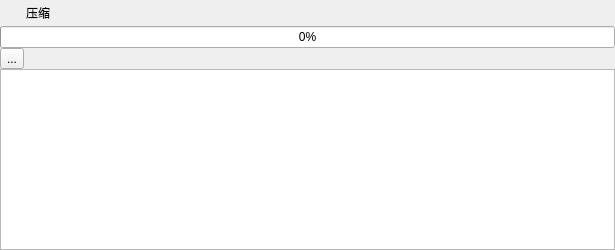
<?xml version="1.0" encoding="UTF-8"?>
<ui version="4.0">
 <class>EnCodeDialog</class>
 <widget class="QWidget" name="EnCodeDialog">
  <property name="geometry">
   <rect>
    <x>0</x>
    <y>0</y>
    <width>615</width>
    <height>250</height>
   </rect>
  </property>
  <property name="minimumSize">
   <size>
    <width>400</width>
    <height>250</height>
   </size>
  </property>
  <property name="styleSheet">
   <string notr="true">#minimizeButton {
  image: url(:/res/minimize-button1.png);
}

#minimizeButton, #maximizeButton {
  background-color: transparent;
  border-radius: 0px;
}

#minimizeButton:hover, #maximizeButton:hover {
  border-style: none;
  background-color: #80c7c7c7;
}

#minimizeButton:pressed, #maximizeButton:pressed {
  border-style: none;
  background-color: #80808080;
}

#closeButton {
  image: url(:/res/close-button1.png);
  background-color: transparent;
  border-radius: 0px;
}

#closeButton:hover {
	image: url(:/res/close-button2.png);
  border-style: none;
  background-color: #e81123;
}

#closeButton:pressed {
  image: url(:/res/close-button2.png);
  border-style: none;
  background-color: #8c0a15;
}

#fileBtn{
font: 9t &quot;华康方圆体W7(P)&quot;;
border-radius: 10px;
border-color: rgb(0, 170, 255);
background-color: rgb(170, 255, 255);
}

#fileBtn:pressed {

	background-color: rgb(170, 255, 255);
}
#startBtn{
font: 10t &quot;华康方圆体W7(P)&quot;;
border-radius: 10px;
border-color: rgb(0, 170, 255);
background-color: rgb(170, 255, 255);
}
#startBtn:pressed {
	background-color: rgb(170, 255, 255);
}</string>
  </property>
  <layout class="QGridLayout" name="gridLayout">
   <property name="leftMargin">
    <number>0</number>
   </property>
   <property name="topMargin">
    <number>0</number>
   </property>
   <property name="rightMargin">
    <number>0</number>
   </property>
   <property name="bottomMargin">
    <number>0</number>
   </property>
   <property name="spacing">
    <number>0</number>
   </property>
   <item row="0" column="0" colspan="2">
    <layout class="QHBoxLayout" name="horizontalLayout">
     <property name="spacing">
      <number>0</number>
     </property>
     <property name="sizeConstraint">
      <enum>QLayout::SetFixedSize</enum>
     </property>
     <property name="leftMargin">
      <number>0</number>
     </property>
     <item>
      <widget class="QLabel" name="ico">
       <property name="enabled">
        <bool>true</bool>
       </property>
       <property name="minimumSize">
        <size>
         <width>26</width>
         <height>26</height>
        </size>
       </property>
       <property name="maximumSize">
        <size>
         <width>26</width>
         <height>26</height>
        </size>
       </property>
       <property name="text">
        <string/>
       </property>
       <property name="pixmap">
        <pixmap resource="res.qrc">:/res/dog.jpg</pixmap>
       </property>
       <property name="scaledContents">
        <bool>true</bool>
       </property>
      </widget>
     </item>
     <item>
      <widget class="QLabel" name="label">
       <property name="styleSheet">
        <string notr="true">font: 75 12pt &quot;文泉驿等宽正黑&quot;;</string>
       </property>
       <property name="text">
        <string>压缩</string>
       </property>
      </widget>
     </item>
     <item>
      <spacer name="horizontalSpacer">
       <property name="orientation">
        <enum>Qt::Horizontal</enum>
       </property>
       <property name="sizeHint" stdset="0">
        <size>
         <width>297</width>
         <height>23</height>
        </size>
       </property>
      </spacer>
     </item>
     <item>
      <widget class="QPushButton" name="minimizeButton">
       <property name="sizePolicy">
        <sizepolicy hsizetype="Fixed" vsizetype="Fixed">
         <horstretch>0</horstretch>
         <verstretch>0</verstretch>
        </sizepolicy>
       </property>
       <property name="minimumSize">
        <size>
         <width>45</width>
         <height>26</height>
        </size>
       </property>
       <property name="maximumSize">
        <size>
         <width>45</width>
         <height>26</height>
        </size>
       </property>
       <property name="focusPolicy">
        <enum>Qt::NoFocus</enum>
       </property>
       <property name="contextMenuPolicy">
        <enum>Qt::NoContextMenu</enum>
       </property>
       <property name="toolTip">
        <string>Minimize</string>
       </property>
       <property name="iconSize">
        <size>
         <width>33</width>
         <height>26</height>
        </size>
       </property>
      </widget>
     </item>
     <item>
      <widget class="QPushButton" name="closeButton">
       <property name="sizePolicy">
        <sizepolicy hsizetype="Fixed" vsizetype="Fixed">
         <horstretch>0</horstretch>
         <verstretch>0</verstretch>
        </sizepolicy>
       </property>
       <property name="minimumSize">
        <size>
         <width>45</width>
         <height>26</height>
        </size>
       </property>
       <property name="maximumSize">
        <size>
         <width>45</width>
         <height>26</height>
        </size>
       </property>
       <property name="focusPolicy">
        <enum>Qt::NoFocus</enum>
       </property>
       <property name="contextMenuPolicy">
        <enum>Qt::NoContextMenu</enum>
       </property>
       <property name="toolTip">
        <string>Close</string>
       </property>
       <property name="iconSize">
        <size>
         <width>34</width>
         <height>26</height>
        </size>
       </property>
      </widget>
     </item>
    </layout>
   </item>
   <item row="1" column="0" rowspan="2" colspan="2">
    <layout class="QHBoxLayout" name="horizontalLayout_2">
     <item>
      <widget class="QProgressBar" name="progressBar">
       <property name="value">
        <number>0</number>
       </property>
      </widget>
     </item>
    </layout>
   </item>
   <item row="2" column="1" rowspan="2">
    <spacer name="horizontalSpacer_2">
     <property name="orientation">
      <enum>Qt::Horizontal</enum>
     </property>
     <property name="sizeHint" stdset="0">
      <size>
       <width>575</width>
       <height>20</height>
      </size>
     </property>
    </spacer>
   </item>
   <item row="3" column="0">
    <widget class="QToolButton" name="toolButton">
     <property name="text">
      <string>...</string>
     </property>
    </widget>
   </item>
   <item row="4" column="0" colspan="2">
    <widget class="QTextBrowser" name="enCodeLog"/>
   </item>
  </layout>
 </widget>
 <layoutdefault spacing="6" margin="11"/>
 <resources>
  <include location="res.qrc"/>
 </resources>
 <connections>
  <connection>
   <sender>closeButton</sender>
   <signal>clicked()</signal>
   <receiver>EnCodeDialog</receiver>
   <slot>close()</slot>
   <hints>
    <hint type="sourcelabel">
     <x>378</x>
     <y>9</y>
    </hint>
    <hint type="destinationlabel">
     <x>432</x>
     <y>47</y>
    </hint>
   </hints>
  </connection>
  <connection>
   <sender>minimizeButton</sender>
   <signal>clicked()</signal>
   <receiver>EnCodeDialog</receiver>
   <slot>showMinimized()</slot>
   <hints>
    <hint type="sourcelabel">
     <x>318</x>
     <y>7</y>
    </hint>
    <hint type="destinationlabel">
     <x>418</x>
     <y>73</y>
    </hint>
   </hints>
  </connection>
 </connections>
</ui>
